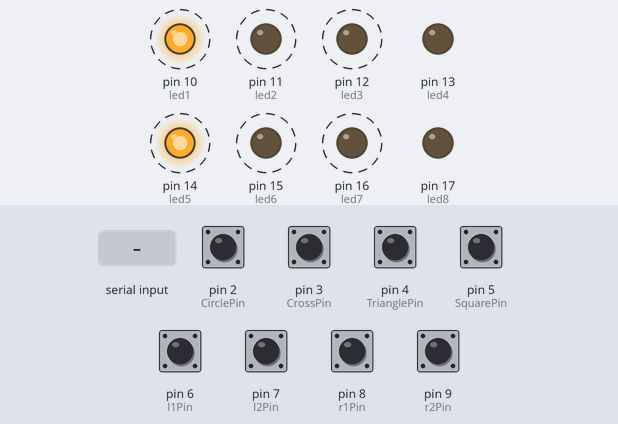
Simulated run of this sketch. Board: Arduino Uno, built with avr-gcc and run on an emulated ATmega328P. On the bench: output pins drawn as LEDs (lit = HIGH). Dashed ring = blinking. The test bench sets the inputs (shaded band); at power-on: pin 2 (CirclePin), pin 3 (CrossPin), pin 4 (TrianglePin), pin 5 (SquarePin), pin 6 (l1Pin), pin 7 (l2Pin), pin 8 (r1Pin), pin 9 (r2Pin) HIGH. What the sketch prints to the serial monitor is not drawn.

Above: at 0.1 s.
1.3 s: byte 30 received over Serial
At 1.62 s:
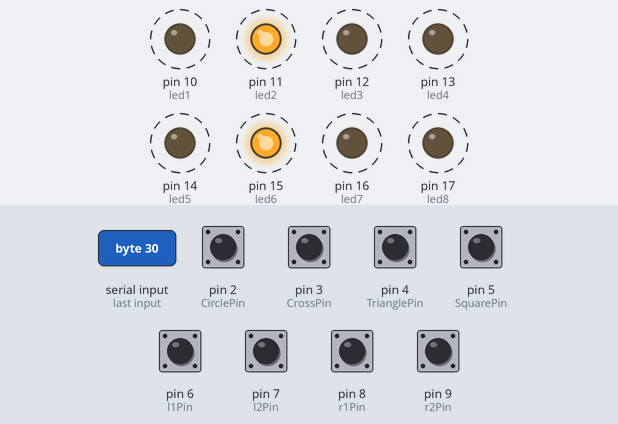
4.3 s: byte 90 received over Serial
Timing chart, 0 to 13.3 s (numbered marks = the images above; inputs shaded):
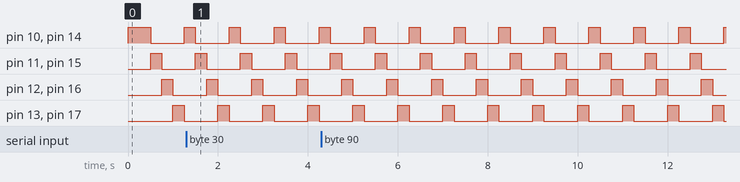

The sketch:

stepmania-front-panel-OLD.ino
```cpp
#include "UnoJoy.h"

// Define our pins and variables

unsigned long startMillis;
unsigned long currentMillis;
const unsigned long period = 250;

int TrianglePin = 4;
int SquarePin = 5;
int CrossPin = 3;
int CirclePin = 2;

int l1Pin = 6;
int l2Pin = 7;
int r1Pin = 8;
int r2Pin = 9;

int led1 = 10;
int led2 = 11;
int led3 = 12;
int led4 = 13;
int led5 = 14;
int led6 = 15;
int led7 = 16;
int led8 = 17;

int ledFun = 0;

void setup(){
  setupPins();
  setupUnoJoy();
  startMillis = millis();
}

void loop(){
  // Always be getting fresh data
  dataForController_t controllerData = getControllerData();
  setControllerData(controllerData);

  // LED fun
  currentMillis = millis();

  if (currentMillis - startMillis >= period)
  {
    switch (ledFun) {
      case 0:
          digitalWrite(led1, HIGH);
          digitalWrite(led2, LOW);
          digitalWrite(led3, LOW);
          digitalWrite(led4, LOW);
          digitalWrite(led5, HIGH);
          digitalWrite(led6, LOW);
          digitalWrite(led7, LOW);
          digitalWrite(led8, LOW);
          startMillis = currentMillis;
          ledFun = 1;
          break;
      case 1:
          digitalWrite(led1, LOW);
          digitalWrite(led2, HIGH);
          digitalWrite(led3, LOW);
          digitalWrite(led4, LOW);
          digitalWrite(led5, LOW);
          digitalWrite(led6, HIGH);
          digitalWrite(led7, LOW);
          digitalWrite(led8, LOW);
          startMillis = currentMillis;
          ledFun = 2;
          break;
      case 2:
          digitalWrite(led1, LOW);
          digitalWrite(led2, LOW);
          digitalWrite(led3, HIGH);
          digitalWrite(led4, LOW);
          digitalWrite(led5, LOW);
          digitalWrite(led6, LOW);
          digitalWrite(led7, HIGH);
          digitalWrite(led8, LOW);
          startMillis = currentMillis;
          ledFun = 3;
          break;
      case 3:
          digitalWrite(led1, LOW);
          digitalWrite(led2, LOW);
          digitalWrite(led3, LOW);
          digitalWrite(led4, HIGH);
          digitalWrite(led5, LOW);
          digitalWrite(led6, LOW);
          digitalWrite(led7, LOW);
          digitalWrite(led8, HIGH);
          startMillis = currentMillis;
          ledFun = 0;
          break;
    }
  }
}

void setupPins(void){
  // Set all the digital pins as inputs
  // with the pull-up enabled, except for the
  // two serial line pins
  for (int i = 2; i <= 9; i++){
    pinMode(i, INPUT_PULLUP);
    digitalWrite(i, HIGH);
  }
  for (int i = 10; i <= 17; i++){
    pinMode(i, OUTPUT);
    digitalWrite(i, LOW);
  }
  digitalWrite(10, HIGH);
  digitalWrite(14, HIGH);
}

dataForController_t getControllerData(void){

  // Set up a place for our controller data
  //  Use the getBlankDataForController() function, since
  //  just declaring a fresh dataForController_t tends
  //  to get you one filled with junk from other, random
  //  values that were in those memory locations before
  dataForController_t controllerData = getBlankDataForController();
  // Since our buttons are all held high and
  //  pulled low when pressed, we use the "!"
  //  operator to invert the readings from the pins
  controllerData.triangleOn = !digitalRead(TrianglePin);
  controllerData.circleOn = !digitalRead(CirclePin);
  controllerData.squareOn = !digitalRead(SquarePin);
  controllerData.crossOn = !digitalRead(CrossPin);
  controllerData.l1On = !digitalRead(l1Pin);
  controllerData.l2On = !digitalRead(l2Pin);
  controllerData.r1On = !digitalRead(r1Pin);
  controllerData.r2On = !digitalRead(r2Pin);

  // And return the data!
  return controllerData;
}
```

UnoJoy.h
```cpp
/*  UnoJoy.h
 *   Alan Chatham - 2012
 *    RMIT Exertion Games Lab
 *
 *  This library gives you a standard way to create Arduino code that talks
 *   to the UnoJoy firmware in order to make native USB game controllers.
 *  Functions:
 *   setupUnoJoy()
 *   getBlankDataForController()
 *   setControllerData(dataForController_t dataToSet)
 *
 *   NOTE: You cannot use pins 0 or 1 if you use this code - they are used by the serial communication.
 *         Also, the setupUnoJoy() function starts the serial port at 38400, so if you're using
 *         the serial port to debug and it's not working, this may be your problem.
 *
 *   === How to use this library ===
 *   If you want, you can move this file into your Arduino/Libraries folder, then use it like a normal library.
 *   However, since you'll need to refer to the details of the dataForController_t struct in this file, I would suggest you use
 *    it by adding it to your Arduino sketch manually (in Arduino, go to Sketch->Add file...)
 *
 *  To use this library to make a controller, you'll need to do 3 things:
 *   Call setupUnoJoy(); in the setup() block
 *   Create and populate a dataForController_t type variable and fill it with your data
 *         The getBlankDataForController() function is good for that.
 *   Call setControllerData(yourData); where yourData is the variable from above,
 *         somewhere in your loop(), once you're ready to push your controller data to the system.
 *         If you forget to call sendControllerData in your loop, your controller won't ever do anything
 *
 *  You can then debug the controller with the included Processing sketch, UnoJoyProcessingVisualizer
 *
 *  To turn it into an actual USB video game controller, you'll reflash the
 *   Arduino's communication's chip using the instructions found in the 'Firmware' folder,
 *   then unplug and re-plug in the Arduino.
 *
 *  Details about the dataForController_t type are below, but in order to create and use it,
 *   you'll declare it like:
 *
 *      dataForController_t sexyControllerData;
 *
 *   and then control button presses and analog stick movement with statements like:
 *
 *      sexyControllerData.triangleOn = 1;   // Marks the triangle button as pressed
 *      sexyControllerData.squareOn = 0;     // Marks the square button as unpressed
 *      sexyControllerData.leftStickX = 90;  // Analog stick values can range from 0 - 255
 */

#ifndef UNOJOY_H
#define UNOJOY_H
    #include <stdint.h>
    #include <util/atomic.h>
    #include <Arduino.h>

    // This struct is the core of the library.
    //  You'll create an instance of this and manipulate it,
    //  then use the setControllerData function to send that data out.
    //  Don't change this - the order of the fields is important for
    //  the communication between the Arduino and it's communications chip.
	typedef struct dataForController_t
	{
		uint8_t triangleOn : 1;  // Each of these member variables
		uint8_t circleOn : 1;    //  control if a button is off or on
		uint8_t squareOn : 1;    // For the buttons,
		uint8_t crossOn : 1;     //  0 is off
		uint8_t l1On : 1;        //  1 is on
		uint8_t l2On : 1;
		uint8_t l3On : 1;        // The : 1 here just tells the compiler
		uint8_t r1On : 1;        //  to only have 1 bit for each variable.
                                 //  This saves a lot of space for our type!
		uint8_t r2On : 1;
		uint8_t r3On : 1;
		uint8_t selectOn : 1;
		uint8_t startOn : 1;
		uint8_t homeOn : 1;
		uint8_t dpadLeftOn : 1;
		uint8_t dpadUpOn : 1;
		uint8_t dpadRightOn : 1;

		uint8_t dpadDownOn : 1;
        uint8_t padding : 7;     // We end with 7 bytes of padding to make sure we get our data aligned in bytes

		uint8_t leftStickX : 8;  // Each of the analog stick values can range from 0 to 255
		uint8_t leftStickY : 8;  //  0 is fully left or up
		uint8_t rightStickX : 8; //  255 is fully right or down
		uint8_t rightStickY : 8; //  128 is centered.
                                 // Important - analogRead(pin) returns a 10 bit value, so if you're getting strange
                                 //  results from analogRead, you may need to do (analogRead(pin) >> 2) to get good data
	} dataForController_t;

    // Call setupUnoJoy in the setup block of your program.
    //  It sets up the hardware UnoJoy needs to work properly
    void setupUnoJoy(void);

    // You can also call the set
    void setupUnoJoy(int);

    // This sets the controller to reflect the button and
    // joystick positions you input (as a dataForController_t).
    // The controller will just send a zeroed (joysticks centered)
    // signal until you tell it otherwise with this function.
    void setControllerData(dataForController_t);

    // This function gives you a quick way to get a fresh
    //  dataForController_t with:
    //    No buttons pressed
    //    Joysticks centered
    // Very useful for starting each loop with a blank controller, for instance.
    // It returns a dataForController_t, so you want to call it like:
    //    myControllerData = getBlankDataForController();
    dataForController_t getBlankDataForController(void);


//----- End of the interface code you should be using -----//
//----- Below here is the actual implementation of

  // This dataForController_t is used to store
  //  the controller data that you want to send
  //  out to the controller.  You shouldn't mess
  //  with this directly - call setControllerData instead
  dataForController_t controllerDataBuffer;

  // This updates the data that the controller is sending out.
  //  The system actually works as following:
  //  The UnoJoy firmware on the ATmega8u2 regularly polls the
  //  Arduino chip for individual bytes of a dataForController_t.
  //
  void setControllerData(dataForController_t controllerData){
    // Probably unecessary, but this guarantees that the data
    //  gets copied to our buffer all at once.
    ATOMIC_BLOCK(ATOMIC_FORCEON){
      controllerDataBuffer = controllerData;
    }
  }

  // serialCheckInterval governs how many ms between
  //  checks to the serial port for data.
  //  It shouldn't go above 20 or so, otherwise you might
  //  get unreliable data transmission to the UnoJoy firmware,
  //  since after it sends a request, it waits 25 ms for a response.
  //  If you really need to make it bigger than that, you'll have to
  //  adjust that timeout in the UnoJoy ATmega8u2 firmware code as well.
  volatile int serialCheckInterval = 1;
  // This is an internal counter variable to count ms between
  //  serial check times
  int serialCheckCounter = 0;

  // This is the setup function - it sets up the serial communication
  //  and the timer interrupt for actually sending the data back and forth.
  void setupUnoJoy(void){
    // First, let's zero out our controller data buffer (center the sticks)
    controllerDataBuffer = getBlankDataForController();

    // Start the serial port at the specific, low-error rate UnoJoy uses.
    //  If you want to change the rate, you'll have to change it in the
    //  firmware for the ATmega8u2 as well.  250,000 is actually the best rate,
    //  but it's not supported on Macs, breaking the processing debugger.
    Serial.begin(38400);

    // Now set up the Timer 0 compare register A
    //  so that Timer0 (used for millis() and such)
    //  also fires an interrupt when it's equal to
    //  128, not just on overflow.
    // This will fire our timer interrupt almost
    //  every 1 ms (1024 us to be exact).
    OCR0A = 128;
    TIMSK0 |= (1 << OCIE0A);
  }

  // If you really need to change the serial polling
  //  interval, use this function to initialize UnoJoy.
  //  interval is the polling frequency, in ms.
  void setupUnoJoy(int interval){
    serialCheckInterval = interval;
    setupUnoJoy();
  }

  // This interrupt gets called approximately once per ms.
  //  It counts how many ms between serial port polls,
  //  and if it's been long enough, polls the serial
  //  port to see if the UnoJoy firmware requested data.
  //  If it did, it transmits the appropriate data back.
  ISR(TIMER0_COMPA_vect){
    serialCheckCounter++;
    if (serialCheckCounter >= serialCheckInterval){
      serialCheckCounter = 0;
      // If there is incoming data stored in the Arduino serial buffer
      while (Serial.available() > 0) {
        pinMode(13, OUTPUT);
        //digitalWrite(13, HIGH);
        // Get incoming byte from the ATmega8u2
        byte inByte = Serial.read();
        // That number tells us which byte of the dataForController_t struct
        //  to send out.
        Serial.write(((uint8_t*)&controllerDataBuffer)[inByte]);
        //digitalWrite(13, LOW);
      }
    }
  }

  // Returns a zeroed out (joysticks centered)
  //  dataForController_t variable
  dataForController_t getBlankDataForController(void){
    // Create a dataForController_t
    dataForController_t controllerData;
    // Make the buttons zero
    controllerData.triangleOn = 0;
    controllerData.circleOn = 0;
    controllerData.squareOn = 0;
    controllerData.crossOn = 0;
    controllerData.l1On = 0;
    controllerData.l2On = 0;
    controllerData.l3On = 0;
    controllerData.r1On = 0;
    controllerData.r2On = 0;
    controllerData.r3On = 0;
    controllerData.dpadLeftOn = 0;
    controllerData.dpadUpOn = 0;
    controllerData.dpadRightOn = 0;
    controllerData.dpadDownOn = 0;
    controllerData.selectOn = 0;
    controllerData.startOn = 0;
    controllerData.homeOn = 0;
    //Set the sticks to 128 - centered
    controllerData.leftStickX = 128;
    controllerData.leftStickY = 128;
    controllerData.rightStickX = 128;
    controllerData.rightStickY = 128;
    // And return the data!
    return controllerData;
  }

#endif
```

Measured:
- by itself, pin 10 (led1), pin 11 (led2), pin 12 (led3), pin 13 (led4), pin 14 (led5), pin 15 (led6), pin 16 (led7), pin 17 (led8): alternates HIGH for 0.25 s and LOW for 0.75 s
